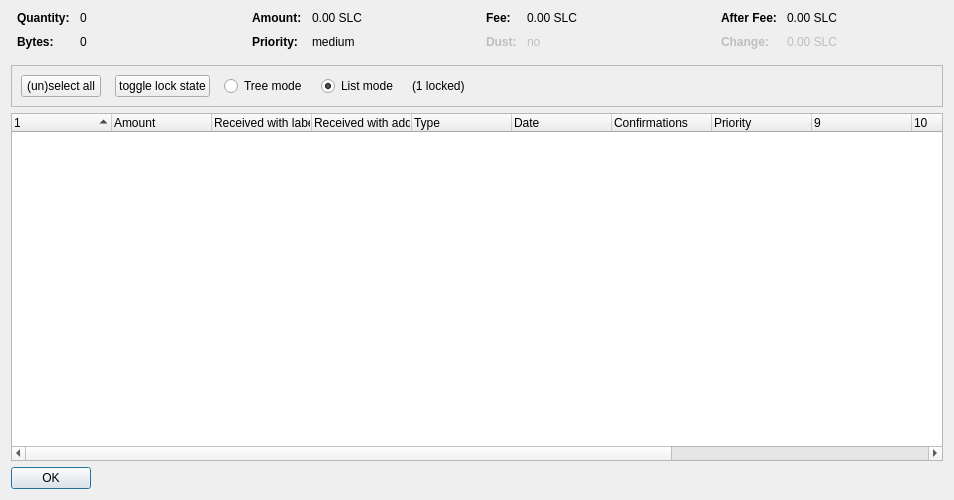
<?xml version="1.0" encoding="UTF-8"?>
<ui version="4.0">
 <class>CoinControlDialog</class>
 <widget class="QDialog" name="CoinControlDialog">
  <property name="geometry">
   <rect>
    <x>0</x>
    <y>0</y>
    <width>954</width>
    <height>500</height>
   </rect>
  </property>
  <property name="windowTitle">
   <string>Coin Selection</string>
  </property>
  <layout class="QVBoxLayout" name="verticalLayout">
   <item>
    <layout class="QHBoxLayout" name="horizontalLayoutTop" stretch="0,0,0,0">
     <property name="topMargin">
      <number>0</number>
     </property>
     <property name="bottomMargin">
      <number>10</number>
     </property>
     <item>
      <layout class="QFormLayout" name="formLayoutCoinControl1">
       <property name="horizontalSpacing">
        <number>10</number>
       </property>
       <property name="verticalSpacing">
        <number>10</number>
       </property>
       <property name="leftMargin">
        <number>6</number>
       </property>
       <property name="rightMargin">
        <number>6</number>
       </property>
       <item row="0" column="0">
        <widget class="QLabel" name="labelCoinControlQuantityText">
         <property name="font">
          <font>
           <weight>75</weight>
           <bold>true</bold>
          </font>
         </property>
         <property name="text">
          <string>Quantity:</string>
         </property>
        </widget>
       </item>
       <item row="0" column="1">
        <widget class="QLabel" name="labelCoinControlQuantity">
         <property name="cursor">
          <cursorShape>IBeamCursor</cursorShape>
         </property>
         <property name="contextMenuPolicy">
          <enum>Qt::ActionsContextMenu</enum>
         </property>
         <property name="text">
          <string notr="true">0</string>
         </property>
         <property name="textInteractionFlags">
          <set>Qt::LinksAccessibleByMouse|Qt::TextSelectableByKeyboard|Qt::TextSelectableByMouse</set>
         </property>
        </widget>
       </item>
       <item row="1" column="0">
        <widget class="QLabel" name="labelCoinControlBytesText">
         <property name="font">
          <font>
           <weight>75</weight>
           <bold>true</bold>
          </font>
         </property>
         <property name="text">
          <string>Bytes:</string>
         </property>
        </widget>
       </item>
       <item row="1" column="1">
        <widget class="QLabel" name="labelCoinControlBytes">
         <property name="cursor">
          <cursorShape>IBeamCursor</cursorShape>
         </property>
         <property name="contextMenuPolicy">
          <enum>Qt::ActionsContextMenu</enum>
         </property>
         <property name="text">
          <string notr="true">0</string>
         </property>
         <property name="textInteractionFlags">
          <set>Qt::LinksAccessibleByMouse|Qt::TextSelectableByKeyboard|Qt::TextSelectableByMouse</set>
         </property>
        </widget>
       </item>
      </layout>
     </item>
     <item>
      <layout class="QFormLayout" name="formLayoutCoinControl2">
       <property name="horizontalSpacing">
        <number>10</number>
       </property>
       <property name="verticalSpacing">
        <number>10</number>
       </property>
       <property name="leftMargin">
        <number>6</number>
       </property>
       <property name="rightMargin">
        <number>6</number>
       </property>
       <item row="0" column="0">
        <widget class="QLabel" name="labelCoinControlAmountText">
         <property name="font">
          <font>
           <weight>75</weight>
           <bold>true</bold>
          </font>
         </property>
         <property name="text">
          <string>Amount:</string>
         </property>
        </widget>
       </item>
       <item row="0" column="1">
        <widget class="QLabel" name="labelCoinControlAmount">
         <property name="cursor">
          <cursorShape>IBeamCursor</cursorShape>
         </property>
         <property name="contextMenuPolicy">
          <enum>Qt::ActionsContextMenu</enum>
         </property>
         <property name="text">
          <string notr="true">0.00 SLC</string>
         </property>
         <property name="textInteractionFlags">
          <set>Qt::LinksAccessibleByMouse|Qt::TextSelectableByKeyboard|Qt::TextSelectableByMouse</set>
         </property>
        </widget>
       </item>
       <item row="1" column="0">
        <widget class="QLabel" name="labelCoinControlPriorityText">
         <property name="font">
          <font>
           <weight>75</weight>
           <bold>true</bold>
          </font>
         </property>
         <property name="text">
          <string>Priority:</string>
         </property>
        </widget>
       </item>
       <item row="1" column="1">
        <widget class="QLabel" name="labelCoinControlPriority">
         <property name="cursor">
          <cursorShape>IBeamCursor</cursorShape>
         </property>
         <property name="contextMenuPolicy">
          <enum>Qt::ActionsContextMenu</enum>
         </property>
         <property name="text">
          <string>medium</string>
         </property>
         <property name="textInteractionFlags">
          <set>Qt::LinksAccessibleByMouse|Qt::TextSelectableByKeyboard|Qt::TextSelectableByMouse</set>
         </property>
        </widget>
       </item>
      </layout>
     </item>
     <item>
      <layout class="QFormLayout" name="formLayoutCoinControl3">
       <property name="horizontalSpacing">
        <number>10</number>
       </property>
       <property name="verticalSpacing">
        <number>10</number>
       </property>
       <property name="leftMargin">
        <number>6</number>
       </property>
       <property name="rightMargin">
        <number>6</number>
       </property>
       <item row="0" column="0">
        <widget class="QLabel" name="labelCoinControlFeeText">
         <property name="font">
          <font>
           <weight>75</weight>
           <bold>true</bold>
          </font>
         </property>
         <property name="text">
          <string>Fee:</string>
         </property>
        </widget>
       </item>
       <item row="0" column="1">
        <widget class="QLabel" name="labelCoinControlFee">
         <property name="cursor">
          <cursorShape>IBeamCursor</cursorShape>
         </property>
         <property name="contextMenuPolicy">
          <enum>Qt::ActionsContextMenu</enum>
         </property>
         <property name="text">
          <string notr="true">0.00 SLC</string>
         </property>
         <property name="textInteractionFlags">
          <set>Qt::LinksAccessibleByMouse|Qt::TextSelectableByKeyboard|Qt::TextSelectableByMouse</set>
         </property>
        </widget>
       </item>
       <item row="1" column="0">
        <widget class="QLabel" name="labelCoinControlLowOutputText">
         <property name="enabled">
          <bool>false</bool>
         </property>
         <property name="font">
          <font>
           <weight>75</weight>
           <bold>true</bold>
          </font>
         </property>
         <property name="text">
          <string>Dust:</string>
         </property>
        </widget>
       </item>
       <item row="1" column="1">
        <widget class="QLabel" name="labelCoinControlLowOutput">
         <property name="enabled">
          <bool>false</bool>
         </property>
         <property name="cursor">
          <cursorShape>IBeamCursor</cursorShape>
         </property>
         <property name="contextMenuPolicy">
          <enum>Qt::ActionsContextMenu</enum>
         </property>
         <property name="text">
          <string>no</string>
         </property>
         <property name="textInteractionFlags">
          <set>Qt::LinksAccessibleByMouse|Qt::TextSelectableByKeyboard|Qt::TextSelectableByMouse</set>
         </property>
        </widget>
       </item>
      </layout>
     </item>
     <item>
      <layout class="QFormLayout" name="formLayoutCoinControl4">
       <property name="horizontalSpacing">
        <number>10</number>
       </property>
       <property name="verticalSpacing">
        <number>10</number>
       </property>
       <property name="leftMargin">
        <number>6</number>
       </property>
       <property name="rightMargin">
        <number>6</number>
       </property>
       <item row="0" column="0">
        <widget class="QLabel" name="labelCoinControlAfterFeeText">
         <property name="font">
          <font>
           <weight>75</weight>
           <bold>true</bold>
          </font>
         </property>
         <property name="text">
          <string>After Fee:</string>
         </property>
        </widget>
       </item>
       <item row="0" column="1">
        <widget class="QLabel" name="labelCoinControlAfterFee">
         <property name="cursor">
          <cursorShape>IBeamCursor</cursorShape>
         </property>
         <property name="contextMenuPolicy">
          <enum>Qt::ActionsContextMenu</enum>
         </property>
         <property name="text">
          <string notr="true">0.00 SLC</string>
         </property>
         <property name="textInteractionFlags">
          <set>Qt::LinksAccessibleByMouse|Qt::TextSelectableByKeyboard|Qt::TextSelectableByMouse</set>
         </property>
        </widget>
       </item>
       <item row="1" column="0">
        <widget class="QLabel" name="labelCoinControlChangeText">
         <property name="enabled">
          <bool>false</bool>
         </property>
         <property name="font">
          <font>
           <weight>75</weight>
           <bold>true</bold>
          </font>
         </property>
         <property name="text">
          <string>Change:</string>
         </property>
        </widget>
       </item>
       <item row="1" column="1">
        <widget class="QLabel" name="labelCoinControlChange">
         <property name="enabled">
          <bool>false</bool>
         </property>
         <property name="cursor">
          <cursorShape>IBeamCursor</cursorShape>
         </property>
         <property name="contextMenuPolicy">
          <enum>Qt::ActionsContextMenu</enum>
         </property>
         <property name="text">
          <string notr="true">0.00 SLC</string>
         </property>
         <property name="textInteractionFlags">
          <set>Qt::LinksAccessibleByMouse|Qt::TextSelectableByKeyboard|Qt::TextSelectableByMouse</set>
         </property>
        </widget>
       </item>
      </layout>
     </item>
    </layout>
   </item>
   <item>
    <widget class="QFrame" name="frame">
     <property name="minimumSize">
      <size>
       <width>0</width>
       <height>40</height>
      </size>
     </property>
     <property name="frameShape">
      <enum>QFrame::StyledPanel</enum>
     </property>
     <property name="frameShadow">
      <enum>QFrame::Sunken</enum>
     </property>
     <layout class="QHBoxLayout" name="horizontalLayout">
      <item>
       <layout class="QHBoxLayout" name="horizontalLayoutPanel" stretch="0,0,0,0,0,0">
        <property name="spacing">
         <number>14</number>
        </property>
        <item>
         <widget class="QPushButton" name="pushButtonSelectAll">
          <property name="sizePolicy">
           <sizepolicy hsizetype="Maximum" vsizetype="Fixed">
            <horstretch>0</horstretch>
            <verstretch>0</verstretch>
           </sizepolicy>
          </property>
          <property name="text">
           <string>(un)select all</string>
          </property>
          <property name="autoDefault">
           <bool>false</bool>
          </property>
         </widget>
        </item>
        <item>
         <widget class="QPushButton" name="pushButtonToggleLock">
          <property name="sizePolicy">
           <sizepolicy hsizetype="Maximum" vsizetype="Fixed">
            <horstretch>0</horstretch>
            <verstretch>0</verstretch>
           </sizepolicy>
          </property>
          <property name="text">
           <string>toggle lock state</string>
          </property>
          <property name="autoDefault">
           <bool>false</bool>
          </property>
         </widget>
        </item>
        <item>
         <widget class="QRadioButton" name="radioTreeMode">
          <property name="sizePolicy">
           <sizepolicy hsizetype="Maximum" vsizetype="Fixed">
            <horstretch>0</horstretch>
            <verstretch>0</verstretch>
           </sizepolicy>
          </property>
          <property name="text">
           <string>Tree mode</string>
          </property>
         </widget>
        </item>
        <item>
         <widget class="QRadioButton" name="radioListMode">
          <property name="sizePolicy">
           <sizepolicy hsizetype="Maximum" vsizetype="Fixed">
            <horstretch>0</horstretch>
            <verstretch>0</verstretch>
           </sizepolicy>
          </property>
          <property name="text">
           <string>List mode</string>
          </property>
          <property name="checked">
           <bool>true</bool>
          </property>
         </widget>
        </item>
        <item>
         <widget class="QLabel" name="labelLocked">
          <property name="text">
           <string>(1 locked)</string>
          </property>
         </widget>
        </item>
        <item>
         <spacer name="horizontalSpacer">
          <property name="orientation">
           <enum>Qt::Horizontal</enum>
          </property>
          <property name="sizeHint" stdset="0">
           <size>
            <width>40</width>
            <height>20</height>
           </size>
          </property>
         </spacer>
        </item>
       </layout>
      </item>
     </layout>
    </widget>
   </item>
   <item>
    <widget class="CoinControlTreeWidget" name="treeWidget">
     <property name="contextMenuPolicy">
      <enum>Qt::CustomContextMenu</enum>
     </property>
     <property name="sortingEnabled">
      <bool>false</bool>
     </property>
     <property name="columnCount">
      <number>13</number>
     </property>
     <attribute name="headerShowSortIndicator" stdset="0">
      <bool>true</bool>
     </attribute>
     <attribute name="headerStretchLastSection">
      <bool>false</bool>
     </attribute>
     <column>
      <property name="text">
       <string/>
      </property>
     </column>
     <column>
      <property name="text">
       <string>Amount</string>
      </property>
     </column>
     <column>
      <property name="text">
       <string>Received with label</string>
      </property>
     </column>
     <column>
      <property name="text">
       <string>Received with address</string>
      </property>
     </column>
     <column>
      <property name="text">
       <string>Type</string>
      </property>
     </column>
     <column>
      <property name="text">
       <string>Date</string>
      </property>
     </column>
     <column>
      <property name="text">
       <string>Confirmations</string>
      </property>
      <property name="toolTip">
       <string>Confirmed</string>
      </property>
     </column>
     <column>
      <property name="text">
       <string>Priority</string>
      </property>
     </column>
     <column>
      <property name="text">
       <string/>
      </property>
     </column>
     <column>
      <property name="text">
       <string/>
      </property>
     </column>
     <column>
      <property name="text">
       <string/>
      </property>
     </column>
     <column>
      <property name="text">
       <string/>
      </property>
     </column>
     <column>
      <property name="text">
       <string/>
      </property>
     </column>
    </widget>
   </item>
   <item>
    <widget class="QDialogButtonBox" name="buttonBox">
     <property name="sizePolicy">
      <sizepolicy hsizetype="Maximum" vsizetype="Fixed">
       <horstretch>0</horstretch>
       <verstretch>0</verstretch>
      </sizepolicy>
     </property>
     <property name="orientation">
      <enum>Qt::Horizontal</enum>
     </property>
     <property name="standardButtons">
      <set>QDialogButtonBox::Ok</set>
     </property>
    </widget>
   </item>
  </layout>
 </widget>
 <customwidgets>
  <customwidget>
   <class>CoinControlTreeWidget</class>
   <extends>QTreeWidget</extends>
   <header>coincontroltreewidget.h</header>
  </customwidget>
 </customwidgets>
 <resources/>
 <connections/>
</ui>
